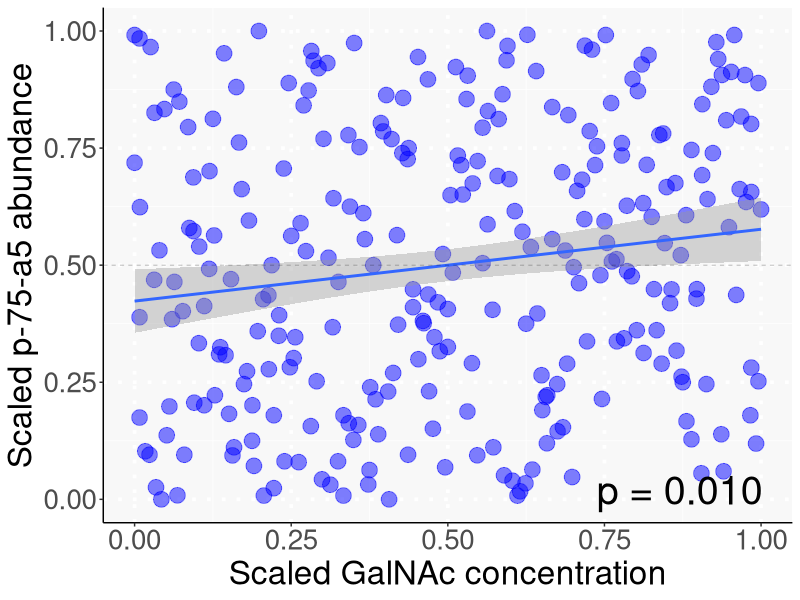
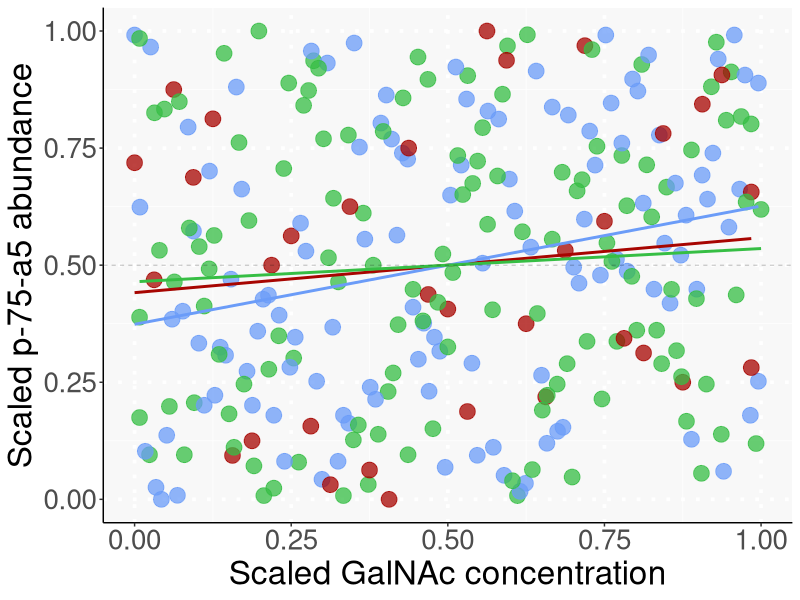
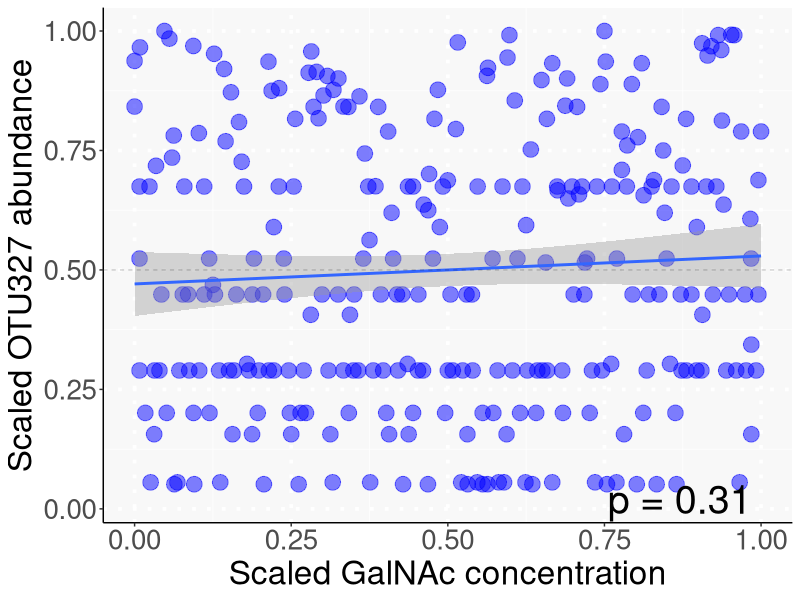
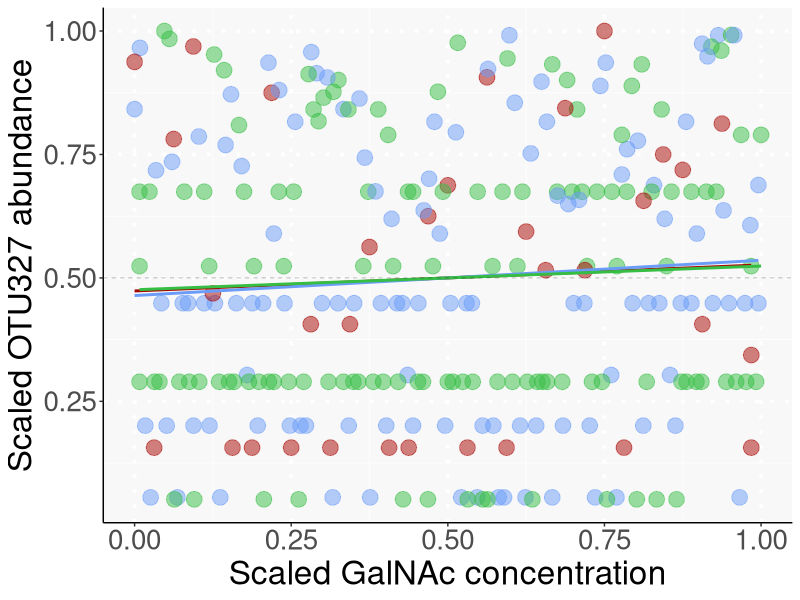

Source code (R) for these figures, in order:

library(ggplot2)
library(dplyr)
library(forcats)
library(ggpubr)

table <- read.delim("Genotype_GalNAC_OTU476_table.txt")

# Convert to scaled (0 to 1) ranks within badge
table$GalNac_rank_in_batch[table$batch == "DLY_batch1"]<-(0+rank(table$GalNAC_raw[table$batch == "DLY_batch1"],na.last="keep",ties.method="average")-1)/(sum(table$batch == "DLY_batch1")-1)
mean(table$GalNac_rank_in_batch[table$batch == "DLY_batch1"])
var(table$GalNac_rank_in_batch[table$batch == "DLY_batch1"])
table$GalNac_rank_in_batch[table$batch == "DLY_batch3"]<-(0+rank(table$GalNAC_raw[table$batch == "DLY_batch3"],na.last="keep",ties.method="average")-1)/(sum(table$batch == "DLY_batch3")-1)
mean(table$GalNac_rank_in_batch[table$batch == "DLY_batch3"])
var(table$GalNac_rank_in_batch[table$batch == "DLY_batch3"])
table$GalNac_rank_in_batch[table$batch == "DLY_batch4"]<-(0+rank(table$GalNAC_raw[table$batch == "DLY_batch4"],na.last="keep",ties.method="average")-1)/(sum(table$batch == "DLY_batch4")-1)
mean(table$GalNac_rank_in_batch[table$batch == "DLY_batch4"])
var(table$GalNac_rank_in_batch[table$batch == "DLY_batch4"])
table$GalNac_rank_in_batch[table$batch == "F7_batch2"]<-(0+rank(table$GalNAC_raw[table$batch == "F7_batch2"],na.last="keep",ties.method="average")-1)/(sum(table$batch == "F7_batch2")-1)
mean(table$GalNac_rank_in_batch[table$batch == "F7_batch2"])
var(table$GalNac_rank_in_batch[table$batch == "F7_batch2"])

# Convert to scaled (0 to 1) ranks within badge
table$Otu476_rank_in_batch[table$batch == "DLY_batch1"]<-(0+rank(table$Otu476_raw[table$batch == "DLY_batch1"],na.last="keep",ties.method="average")-1)/(sum(table$batch == "DLY_batch1")-1)
mean(table$Otu476_rank_in_batch[table$batch == "DLY_batch1"])
table$Otu476_rank_in_batch[table$batch == "DLY_batch3"]<-(0+rank(table$Otu476_raw[table$batch == "DLY_batch3"],na.last="keep",ties.method="average")-1)/(sum(table$batch == "DLY_batch3")-1)
mean(table$Otu476_rank_in_batch[table$batch == "DLY_batch3"])
table$Otu476_rank_in_batch[table$batch == "DLY_batch4"]<-(0+rank(table$Otu476_raw[table$batch == "DLY_batch4"],na.last="keep",ties.method="average")-1)/(sum(table$batch == "DLY_batch4")-1)
mean(table$Otu476_rank_in_batch[table$batch == "DLY_batch4"])
table$Otu476_rank_in_batch[table$batch == "F7_batch2"]<-(0+rank(table$Otu476_raw[table$batch == "F7_batch2"],na.last="keep",ties.method="average")-1)/(sum(table$batch == "F7_batch2")-1)
mean(table$Otu476_rank_in_batch[table$batch == "F7_batch2"])


# USE ties.method="random" if you want to have exactly the same scaled distribution as for OTU467 and p.75.a5
table$Otu327_rank_in_batch[table$batch == "DLY_batch1"]<-(0+rank(table$Otu327_raw[table$batch == "DLY_batch1"],na.last="keep",ties.method="average")-1)/(sum(table$batch == "DLY_batch1")-1)
mean(table$Otu327_rank_in_batch[table$batch == "DLY_batch1"])
table$Otu327_rank_in_batch[table$batch == "DLY_batch3"]<-(0+rank(table$Otu327_raw[table$batch == "DLY_batch3"],na.last="keep",ties.method="average")-1)/(sum(table$batch == "DLY_batch3")-1)
mean(table$Otu327_rank_in_batch[table$batch == "DLY_batch3"])
table$Otu327_rank_in_batch[table$batch == "DLY_batch4"]<-(0+rank(table$Otu327_raw[table$batch == "DLY_batch4"],na.last="keep",ties.method="average")-1)/(sum(table$batch == "DLY_batch4")-1)
mean(table$Otu327_rank_in_batch[table$batch == "DLY_batch4"])
table$Otu327_rank_in_batch[table$batch == "F7_batch2"]<-(0+rank(table$Otu327_raw[table$batch == "F7_batch2"],na.last="keep",ties.method="average")-1)/(sum(table$batch == "F7_batch2")-1)
mean(table$Otu327_rank_in_batch[table$batch == "F7_batch2"])


table$p.75.a5_rank_in_batch[table$batch == "DLY_batch1"]<-(0+rank(table$p.75.a5_raw[table$batch == "DLY_batch1"],na.last="keep",ties.method="average")-1)/(sum(table$batch == "DLY_batch1")-1)
mean(table$p.75.a5_rank_in_batch[table$batch == "DLY_batch1"])
table$p.75.a5_rank_in_batch[table$batch == "DLY_batch3"]<-(0+rank(table$p.75.a5_raw[table$batch == "DLY_batch3"],na.last="keep",ties.method="average")-1)/(sum(table$batch == "DLY_batch3")-1)
mean(table$p.75.a5_rank_in_batch[table$batch == "DLY_batch3"])
table$p.75.a5_rank_in_batch[table$batch == "DLY_batch4"]<-(0+rank(table$p.75.a5_raw[table$batch == "DLY_batch4"],na.last="keep",ties.method="average")-1)/(sum(table$batch == "DLY_batch4")-1)
mean(table$p.75.a5_rank_in_batch[table$batch == "DLY_batch4"])
table$p.75.a5_rank_in_batch[table$batch == "F7_batch2"]<-(0+rank(table$p.75.a5_raw[table$batch == "F7_batch2"],na.last="keep",ties.method="average")-1)/(sum(table$batch == "F7_batch2")-1)
mean(table$p.75.a5_rank_in_batch[table$batch == "F7_batch2"])

# => significant albeit weak correlation (could be due to heterozygotes /dominant for one trait; recessive for the other)

# Correlation between GalNac concentration and OTU476 abundance within AO genotype 
# Rank and scale GalNac concentrations within genotype
table$GalNac_rank_in_genotype[table$genotyping == "AA"]<-(0+rank(table$GalNac_rank_in_batch[table$genotyping == "AA"],na.last="keep",ties.method="average")-1)/(sum(table$genotyping == "AA")-1)
mean(table$GalNac_rank_in_genotype[table$genotyping == "AA"])
table$GalNac_rank_in_genotype[table$genotyping == "AO"]<-(0+rank(table$GalNac_rank_in_batch[table$genotyping == "AO"],na.last="keep",ties.method="average")-1)/(sum(table$genotyping == "AO")-1)
mean(table$GalNac_rank_in_genotype[table$genotyping == "AO"])
table$GalNac_rank_in_genotype[table$genotyping == "OO"]<-(0+rank(table$GalNac_rank_in_batch[table$genotyping == "OO"],na.last="keep",ties.method="average")-1)/(sum(table$genotyping == "OO")-1)
mean(table$GalNac_rank_in_genotype[table$genotyping == "OO"])


# Rank and scale OTU476 abundance within genotype
table$Otu476_rank_in_genotype[table$genotyping == "AA"]<-(0+rank(table$Otu476_rank_in_batch[table$genotyping == "AA"],na.last="keep",ties.method="average")-1)/(sum(table$genotyping == "AA")-1)
mean(table$Otu476_rank_in_genotype[table$genotyping == "AA"])
table$Otu476_rank_in_genotype[table$genotyping == "AO"]<-(0+rank(table$Otu476_rank_in_batch[table$genotyping == "AO"],na.last="keep",ties.method="average")-1)/(sum(table$genotyping == "AO")-1)
mean(table$Otu476_rank_in_genotype[table$genotyping == "AO"])
table$Otu476_rank_in_genotype[table$genotyping == "OO"]<-(0+rank(table$Otu476_rank_in_batch[table$genotyping == "OO"],na.last="keep",ties.method="average")-1)/(sum(table$genotyping == "OO")-1)
mean(table$Otu476_rank_in_genotype[table$genotyping == "OO"])


table$p.75.a5_rank_in_genotype[table$genotyping == "AA"]<-(0+rank(table$p.75.a5_rank_in_batch[table$genotyping == "AA"],na.last="keep",ties.method="average")-1)/(sum(table$genotyping == "AA")-1)
mean(table$p.75.a5_rank_in_genotype[table$genotyping == "AA"])
table$p.75.a5_rank_in_genotype[table$genotyping == "AO"]<-(0+rank(table$p.75.a5_rank_in_batch[table$genotyping == "AO"],na.last="keep",ties.method="average")-1)/(sum(table$genotyping == "AO")-1)
mean(table$p.75.a5_rank_in_genotype[table$genotyping == "AO"])
table$p.75.a5_rank_in_genotype[table$genotyping == "OO"]<-(0+rank(table$p.75.a5_rank_in_batch[table$genotyping == "OO"],na.last="keep",ties.method="average")-1)/(sum(table$genotyping == "OO")-1)
mean(table$p.75.a5_rank_in_genotype[table$genotyping == "OO"])


# As above use "random" if you want to have better scaled distribution
table$Otu327_rank_in_genotype[table$genotyping == "AA"]<-(0+rank(table$Otu327_rank_in_batch[table$genotyping == "AA"],na.last="keep",ties.method="average")-1)/(sum(table$genotyping == "AA")-1)
mean(table$Otu327_rank_in_genotype[table$genotyping == "AA"])
table$Otu327_rank_in_genotype[table$genotyping == "AO"]<-(0+rank(table$Otu327_rank_in_batch[table$genotyping == "AO"],na.last="keep",ties.method="average")-1)/(sum(table$genotyping == "AO")-1)
mean(table$Otu327_rank_in_genotype[table$genotyping == "AO"])
table$Otu327_rank_in_genotype[table$genotyping == "OO"]<-(0+rank(table$Otu327_rank_in_batch[table$genotyping == "OO"],na.last="keep",ties.method="average")-1)/(sum(table$genotyping == "OO")-1)
mean(table$Otu327_rank_in_genotype[table$genotyping == "OO"])


# 1.plot GalNAc&p-75-a5
## 1.a use all samples
CairoPDF("p-75-a5-all.pdf",width = 8,height = 7)
cor.test(table$GalNac_rank_in_genotype,table$p.75.a5_rank_in_genotype,method="spearman")
ggplot(table,aes(x=GalNac_rank_in_genotype,y=p.75.a5_rank_in_genotype)) + geom_point(color="blue",size=5,alpha=0.5) +
  stat_smooth(method=lm,se=TRUE) +
  geom_hline(yintercept=0.5,linetype="dashed",size=0.3,alpha=0.3) +
  xlab("Scaled GalNAc concentration") +
  ylab("Scaled p-75-a5 abundance") +
  annotate("text",x=0.87,y=0.02,label = "p = 0.010",size = 10) +
  theme(axis.title=element_text(size=24)) +
  theme(axis.text=element_text(size=20)) +
  theme(axis.line=element_line(color="black")) +
  theme(
    panel.background = element_rect(fill = "#f8f8f8"),
    panel.grid.major = element_line(color="white",linetype="dotted",size=1.25))

##1.b  within genotype
CairoPDF("p-75-a5-within_genotype.pdf",width = 8,height = 7)
ggplot(table,aes(x=GalNac_rank_in_genotype,y=p.75.a5_rank_in_genotype,color=genotyping)) + geom_point(size=5,alpha=0.75) +
  stat_smooth(method=lm,se=FALSE) +
  geom_hline(yintercept=0.5,linetype="dashed",size=0.3,alpha=0.3) +
  xlab("Scaled GalNAc concentration") +
  ylab("Scaled p-75-a5 abundance") +
  #annotate("text",x=0.87,y=0.02,label = "p = 0.010",size = 10) +
  theme(axis.title=element_text(size=24)) +
  theme(axis.text=element_text(size=20)) +
  theme(axis.line=element_line(color="black")) +
  theme(
    panel.background = element_rect(fill = "#f8f8f8"),
    panel.grid.major = element_line(color="white",linetype="dotted",size=1.25)) +
  theme(legend.title = element_blank()) +
  theme(legend.text=element_text(size=20))+scale_color_manual(values = c("#A70501","#6B9CF8","#36BE44"))+guides(color=F)

# 2.plot GalNAc&OTU327
## 2.a use all samples
CairoPDF("OTU327-all.pdf",width = 8,height = 7)
cor.test(table$GalNac_rank_in_genotype,table$Otu327_rank_in_genotype,method="spearman")
ggplot(table,aes(x=GalNac_rank_in_genotype,y=Otu327_rank_in_genotype)) + geom_point(color="blue",size=5,alpha=0.5) +
  stat_smooth(method=lm,se=TRUE) +
  geom_hline(yintercept=0.5,linetype="dashed",size=0.3,alpha=0.3) +
  xlab("Scaled GalNAc concentration") +
  ylab("Scaled OTU327 abundance") +
  annotate("text",x=0.87,y=0.02,label = "p = 0.31",size = 10) +
  theme(axis.title=element_text(size=24)) +
  theme(axis.text=element_text(size=20)) +
  theme(axis.line=element_line(color="black")) +
  theme(
    panel.background = element_rect(fill = "#f8f8f8"),
    panel.grid.major = element_line(color="white",linetype="dotted",size=1.25))

##2.b  within genotype
CairoPDF("OTU327-within_genotype.pdf",width = 8,height = 7)
ggplot(table,aes(x=GalNac_rank_in_genotype,y=Otu327_rank_in_genotype,color=genotyping)) + geom_point(size=5,alpha=0.5) +
  stat_smooth(method=lm,se=FALSE) +
  geom_hline(yintercept=0.5,linetype="dashed",size=0.3,alpha=0.3) +
  xlab("Scaled GalNAc concentration") +
  ylab("Scaled OTU327 abundance") +
  #annotate("text",x=0.87,y=0.02,label = "p = 0.31",size = 10) +
  theme(axis.title=element_text(size=24)) +
  theme(axis.text=element_text(size=20)) +
  theme(axis.line=element_line(color="black")) +
  theme(
    panel.background = element_rect(fill = "#f8f8f8"),
    panel.grid.major = element_line(color="white",linetype="dotted",size=1.25)) +
  theme(legend.title = element_blank()) +
  theme(legend.text=element_text(size=20))+scale_color_manual(values = c("#A70501","#6B9CF8","#36BE44"))+guides(color=F)




